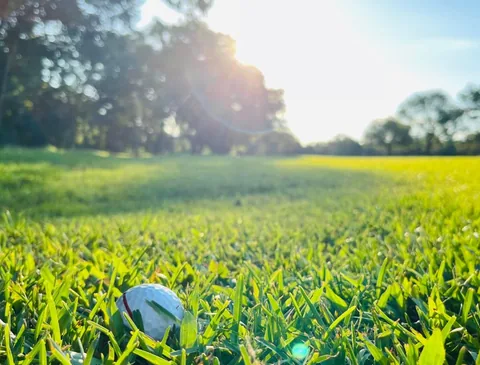
#> input picture assets/img/ball-480.webp, 480 x 365 px, given in place of c3.jpg, which was not available
$ python build_assets.py
#> lines starting #> are read from the running program, lines starting #| are printed output that depends on the picture
"""Build web images, the logo badge, favicons, the WhatsApp/social share image and the icon sprite.

Run from the project root:  python -I tools/build_assets.py
Needs Pillow and fontTools (with brotli). Raw images live in _source/ (not in git).
"""
import io
import os
import re
from PIL import Image, ImageDraw, ImageFilter, ImageFont, ImageEnhance
from fontTools.ttLib import TTFont

ROOT = os.path.dirname(os.path.dirname(os.path.abspath(__file__)))
SRC = os.path.join(ROOT, "_source")
OUT = os.path.join(ROOT, "assets", "img")
os.makedirs(OUT, exist_ok=True)

INK = (14, 26, 19)
BONE = (235, 230, 214)
SAGE = (159, 176, 157)
GOLD = (207, 166, 78)

# name: (source, crop as fractions l, t, r, b or None, widths)
IMAGES = {
    # the club's own photos (client/, from WhatsApp)
    "hero": ("client/c3.jpg", None, (960, 1280, 1920)),
    "tree-stream": ("client/c7.jpg", (.18, 0, .74, 1), (640, 895)),
    "swing": ("client/c1.jpg", None, (640, 1280)),
    "stream": ("client/c4.jpg", None, (640, 1280)),
    "ball": ("client/c5.jpg", (.08, 0, .82, 1), (480, 947)),
    "fairway-sky": ("client/c2.jpg", None, (960, 1280, 1920)),
    "tee-cart": ("client/c6.jpg", (0, 0, .5, 1), (480, 640)),
    "marker": ("fb/p3.jpg", (0, .06, 1, .94), (420, 591)),
    # AI scene-setters until the club sends real ones
    "clubhouse": ("gen/clubhouse.png", None, (640, 1280)),
    "camping": ("gen/camping.png", None, (640, 1280)),
    "pool": ("gen/pool.png", None, (480, 960)),
}


def load(rel, crop=None):
#> called with rel = 'client/c3.jpg'
    im = Image.open(os.path.join(SRC, rel)).convert("RGB")
#> im is the input picture: PIL image 480x365 RGB; mean R, G, B 147.8, 168, 116.2
    if crop:
        w, h = im.size
        l, t, r, b = crop
        im = im.crop((int(l * w), int(t * h), int(r * w), int(b * h)))
    return im


def save_sizes(name, im, widths):
#> called with name = 'hero', widths = (960, 1280, 1920)
    sizes = []
#> sizes = []
    for w in widths:
        h = round(im.height * w / im.width)
        out = im.resize((w, h), Image.LANCZOS)
        if w > im.width:  # gentle upscale for big screens, with a light sharpen
            out = out.filter(ImageFilter.UnsharpMask(radius=1.6, percent=55, threshold=3))
        out.save(os.path.join(OUT, f"{name}-{w}.webp"), "WEBP", quality=82, method=6)
        sizes.append((w, h))
#> this loop made 3 passes
#> pass 1, in save_sizes, `out = out.filter(ImageFilter.UnsharpMask(radius=1.6, percent=55, thres..`:
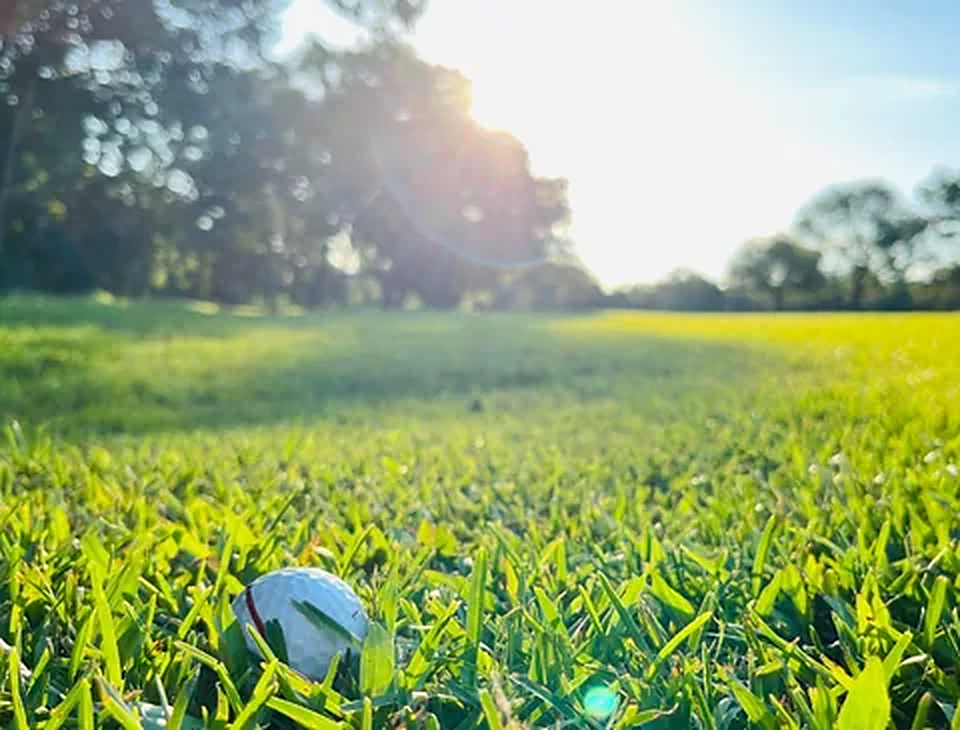
#> out: PIL image 960x730 RGB; mean R, G, B 147.8, 168, 116.3
#> after the loop, sizes = [(960, 730), (1280, 973), (1920, 1460)]
    return sizes


_CACHE = {}


# [12 lines left out: function font, not called in this run]


BODONI = os.path.join(ROOT, "assets", "fonts", "bodoni-moda.woff2")
BODONI_I = os.path.join(ROOT, "assets", "fonts", "bodoni-moda-italic.woff2")
HANKEN = os.path.join(ROOT, "assets", "fonts", "hanken-grotesk.woff2")


# [80 lines left out: functions badge, mark, favicons, og, icons, not called in this run]


if __name__ == "__main__":
    lines = []
    for name, (rel, crop, widths) in IMAGES.items():
        sizes = save_sizes(name, load(rel, crop), widths)
#> sizes = [(960, 730), (1280, 973), (1920, 1460)]
        lines.append(f"{name}: " + ", ".join(f"{w}x{h}" for w, h in sizes))
#> pass 2 of the loop `for name, (rel, crop, widths) in IMAGES.items():`:
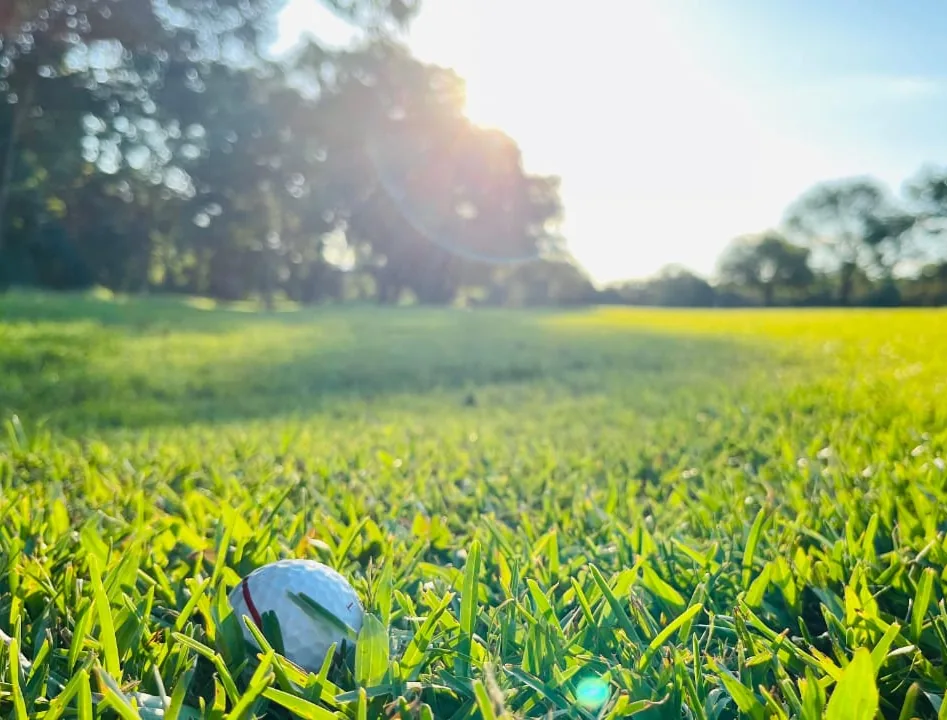
#> input picture assets/img/ball-947.webp, 947 x 720 px, given in place of c7.jpg, which was not available
#> in load, im is the input picture: PIL image 947x720 RGB; mean R, G, B 147.6, 168.1, 115.9
#> in load (call 2), `im = im.crop((int(l * w), int(t * h), int(r * w), int(b * h)))`:
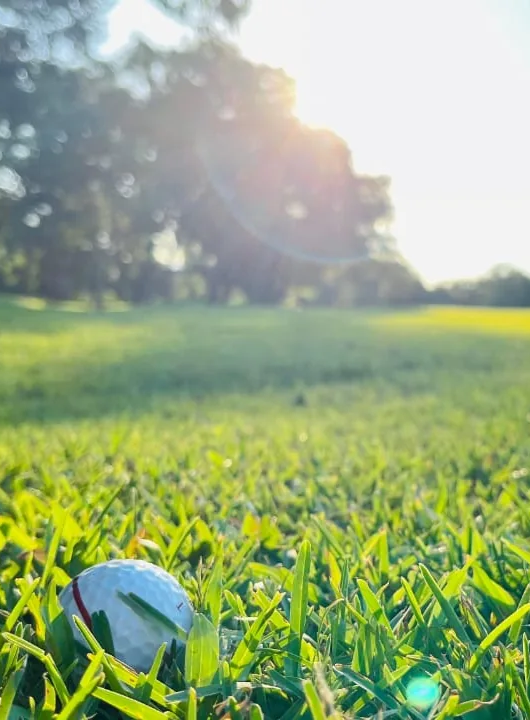
#> im: PIL image 530x720 RGB; mean R, G, B 155.3, 173.9, 130.6
#> `sizes = save_sizes(name, load(rel, crop), widths)`: sizes = [(640, 869), (895, 1216)]
#> (the run stopped early here; a loop or call above may not have finished)
